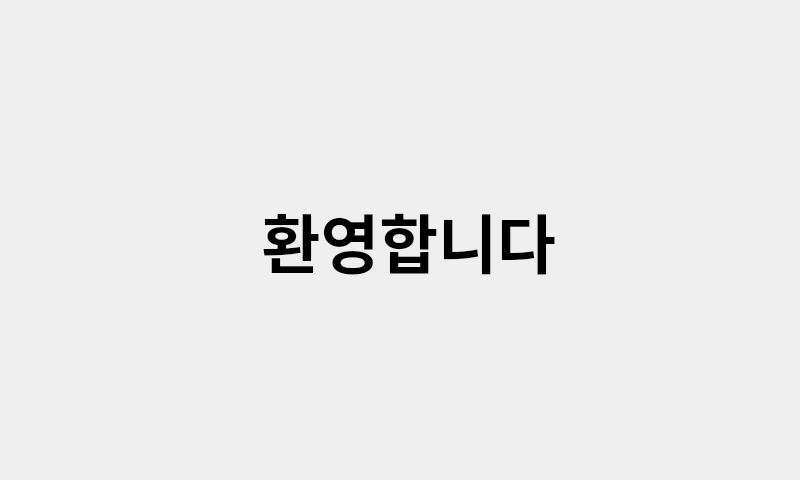
<?xml version="1.0" encoding="UTF-8"?>
<ui version="4.0">
 <class>WelcomePage</class>
 <widget class="QWidget" name="WelcomePage">
  <property name="geometry">
   <rect>
    <x>0</x>
    <y>0</y>
    <width>800</width>
    <height>480</height>
   </rect>
  </property>
  <property name="windowTitle">
   <string>Form</string>
  </property>
  <widget class="QLabel" name="label">
   <property name="geometry">
    <rect>
     <x>0</x>
     <y>0</y>
     <width>800</width>
     <height>480</height>
    </rect>
   </property>
   <property name="font">
    <font>
     <family>Arial</family>
     <pointsize>48</pointsize>
     <weight>75</weight>
     <bold>true</bold>
    </font>
   </property>
   <property name="text">
    <string> 환영합니다</string>
   </property>
   <property name="alignment">
    <set>Qt::AlignCenter</set>
   </property>
  </widget>
 </widget>
 <resources/>
 <connections/>
</ui>
